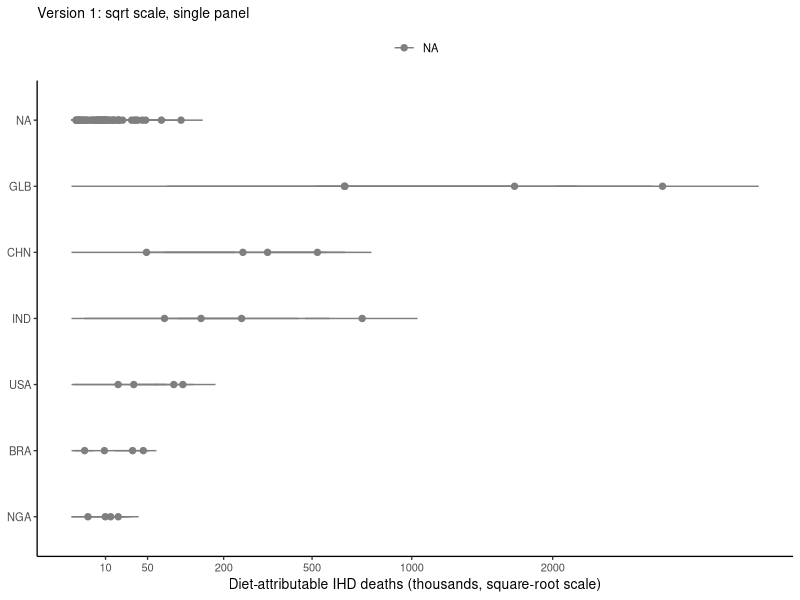
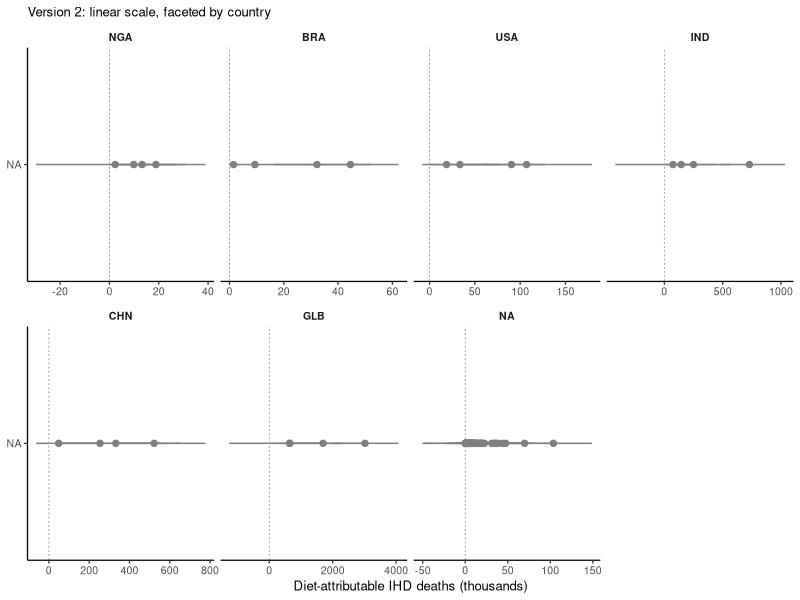

The R script that drew these images, in order:
library(ggplot2); library(dplyr)
d <- read.csv("results/figure1_channel_burden.csv", fileEncoding="UTF-8") %>%
  filter(outcome=="IHD", deaths > 0) %>%
  mutate(iso3 = factor(iso3, rev(c("GLB","CHN","IND","USA","BRA","NGA"))),
         ch = factor(glp1_channel,
           c("Full convergence - structurally reachable","Partial convergence - partly reachable",
             "Minimal convergence - largely unreachable","Direct effect only - structurally unreachable"),
           c("Fully convergent","Partially convergent",
             "Minimally convergent","Direct effect")))
PAL <- c("#00A087","#4DBBD5","#F39B7F","#E64B35")

p1 <- ggplot(d, aes(deaths/1000, iso3, colour = ch)) +
  geom_pointrange(aes(xmin = pmax(deaths_lo,0)/1000, xmax = deaths_hi/1000),
                  position = position_dodge(width = .65), size = .3) +
  scale_colour_manual(values = PAL, name = NULL) +
  scale_x_sqrt(breaks = c(10,50,200,500,1000,2000)) +
  labs(x = "Diet-attributable IHD deaths (thousands, square-root scale)",
       y = NULL, subtitle = "Version 1: sqrt scale, single panel") +
  theme_classic(base_size = 10) + theme(legend.position = "top")
ggsave("figures/figS_channel_ui_v1sqrt.png", p1, width = 7, height = 4.5, dpi = 300)

p2 <- ggplot(d, aes(deaths/1000, ch, colour = ch)) +
  geom_pointrange(aes(xmin = deaths_lo/1000, xmax = deaths_hi/1000), size = .3) +
  geom_vline(xintercept = 0, linetype = "22", colour = "grey60", linewidth = .3) +
  facet_wrap(~iso3, scales = "free_x", nrow = 2) +
  scale_colour_manual(values = PAL, guide = "none") +
  labs(x = "Diet-attributable IHD deaths (thousands)",
       y = NULL, subtitle = "Version 2: linear scale, faceted by country") +
  theme_classic(base_size = 9.5) +
  theme(strip.background = element_blank(),
        strip.text = element_text(face = "bold"))
ggsave("figures/figS_channel_ui_v2linear.png", p2, width = 9, height = 4.8, dpi = 300)
cat("both done\n")
